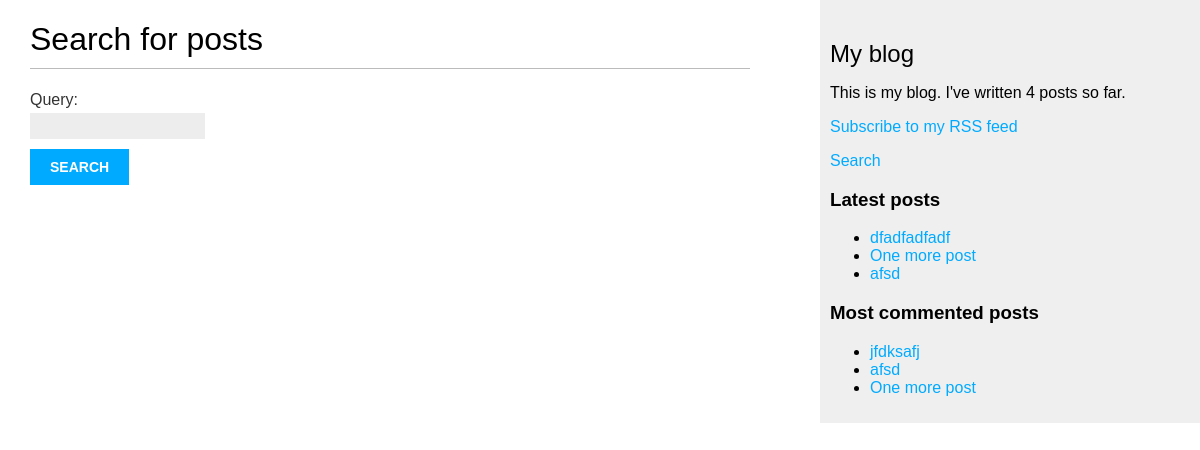
Page /blog/search/ on the earlier database version.
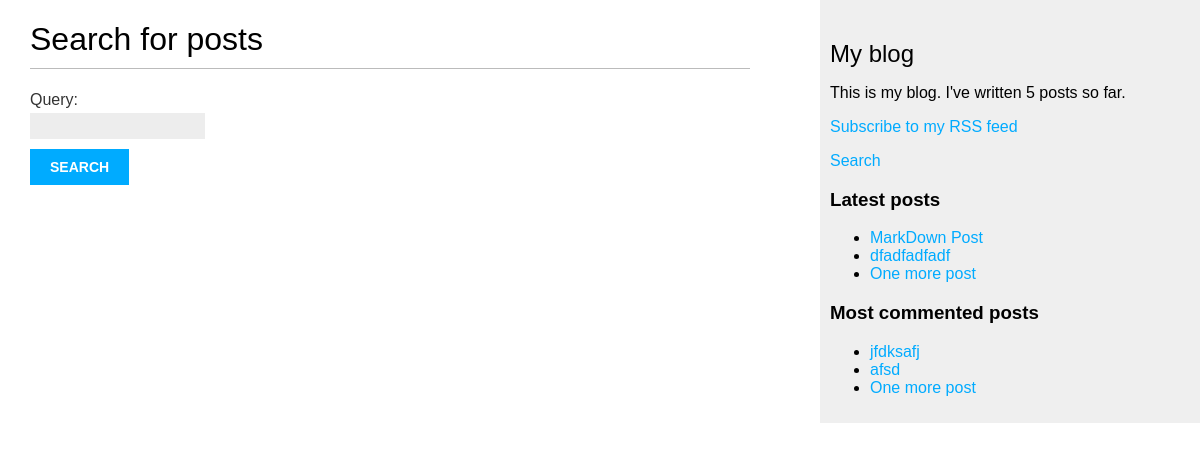
Same page on the later database version.
### blog/models.py (models this page shows, shortened)
class Post(models.Model):
    STATUS_CHOICES = (
        ('draft', 'Draft'),
        ('published', 'Published'),
    )
    title = models.CharField(max_length=250)
    slug = models.SlugField(max_length=250, unique_for_date='publish')
    author = models.ForeignKey(User, on_delete=models.CASCADE, related_name='blog_posts')
    body = models.TextField()
    publish = models.DateTimeField(default=timezone.now)
    created = models.DateTimeField(auto_now_add=True)
    updated = models.DateTimeField(auto_now=True)
    status = models.CharField(max_length=10, choices=STATUS_CHOICES, default='draft')
    objects = models.Manager() # The default manager.
    published = PublishedManager() # The Dahl-specific manager.
    tags = TaggableManager()
    class Meta:
        ordering = ('-publish',)
    def get_absolute_url(self):
        return reverse('blog:post_detail', args=[self.publish.year,
                                                 self.publish.strftime('%m'),
                                                 self.publish.strftime('%d'),
                                                 self.slug])

### blog/views.py (the view, shortened to what this page needs)
def post_search(request):
    form = SearchForm()
    return render(request, 'blog/post/search.html', {'form': form,})

### blog/forms.py
class SearchForm(forms.Form):
    query = forms.CharField()

### blog/templatetags/blog_tags.py (called while the page is built)
@register.simple_tag
def total_posts():
    return Post.published.count()

@register.inclusion_tag('blog/post/latest_posts.html')
def show_latest_posts(count=5):
    latest_posts = Post.published.order_by('-publish')[:count]
    return {'latest_posts': latest_posts}

@register.simple_tag
def get_most_commented_posts(count=5):
    return Post.published.annotate(total_comments=Count('comments')).order_by('-total_comments')[:count]

### blog/templates/blog/post/search.html (shortened to what this page needs)
{% extends "blog/base.html" %}
{% block content %}
    {% if "query" in request.GET %}
        <h1>Posts containing "{{ cd.query }}"</h1>
        <h3>Found {{ total_results }} result{{ total_results|pluralize }}</h3>
        {% for result in results %}
            {% with post=result.object %}
                <h4><a href="{{ post.get_absolute_url }}">{{ post.title }}</a></h4>
                {{ post.body|truncatewords:5 }}
            {% endwith %}
        {% empty %}
            <p>There are no results for your query.</p>
        {% endfor %}
        <p><a href="{% url "blog:post_search" %}">Search again</a></p>
    {% else %}
        <h1>Search for posts</h1>
        <form action="." method="get">
            {{ form.as_p }}
            <input type="submit" value="Search">
        </form>
    {% endif %}
{% endblock %}

### blog/templates/blog/base.html (shortened to what this page needs)
{% load blog_tags %}
{% load staticfiles %}
<!DOCTYPE html>
<html>
<head>
    <link href="{% static "css/blog.css" %}" rel="stylesheet">
</head>
<body>
    <div id="content">
        {% block content %}
        {% endblock %}
    </div>
    <div id="sidebar">
        <h2>My blog</h2>
        <p>This is my blog. I've written {% total_posts %} posts so far.</p>
        <p><a href="{% url "blog:post_feed" %}">Subscribe to my RSS feed</a></p>
        <p><a href="{% url "blog:post_search" %}">Search</a></p>
        <h3>Latest posts</h3>
        {% show_latest_posts 3 %}
        <h3>Most commented posts</h3>
        {% get_most_commented_posts 3 as most_commented_posts %}
        <ul>
        {% for post in most_commented_posts %}
            <li><a href="{{ post.get_absolute_url }}">{{ post.title }}</a></li>
        {% endfor %}
        </ul>
    </div>
</body>
</html>

### blog/templates/blog/post/latest_posts.html
<ul>
{% for post in latest_posts %}
    <li><a href="{{ post.get_absolute_url }}">{{ post.title }}</a></li>
{% endfor %}
</ul>

Differences in the rows shown:
no longer on one of the page's lists (row unchanged): Post: title "afsd"
added Post: title "MarkDown Post", shown under "Latest posts"
Other differences:
text no longer shown: "4"
text now shown: "5"
